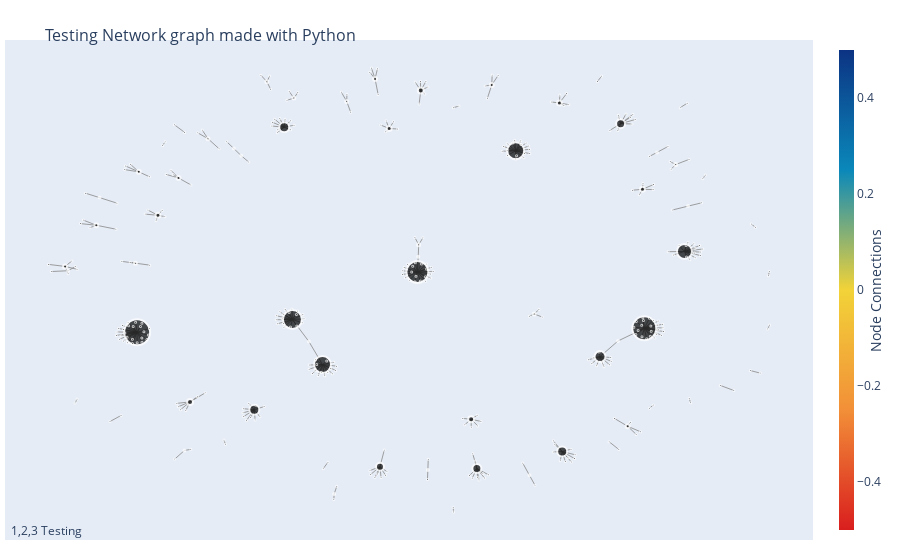

Notebook code cell kept with this figure:
### Markdown cell above
## Full Network by size

### Code cell
G, pos_ = create_graph_nx_class(df_group)
node_adjacencies = nodes_and_edges(G,pos_, 'size')

### Figure 1 — Plotly figure (JSON) as saved in the notebook; plotly's stock layout.template omitted (floating-point values rounded to 4 significant figures; data arrays with more than 128 entries replaced by an {"elided": "..."} marker saying what was removed)
{"data": [{"hoverinfo": "none", "line": {"color": "#888", "width": 0.8}, "mode": "lines", "type": "scatter", "x": {"elided": "1005 float values"}, "y": {"elided": "1005 float values"}}, {"hoverinfo": "text", "marker": {"color": [], "colorbar": {"thickness": 15, "title": {"side": "right", "text": "Node Connections"}, "xanchor": "left"}, "colorscale": [[0, "rgb(12,51,131)"], [0.25, "rgb(10,136,186)"], [0.5, "rgb(242,211,56)"], [0.75, "rgb(242,143,56)"], [1, "rgb(217,30,30)"]], "line": {"width": 2}, "reversescale": true, "showscale": true, "size": {"elided": "396 int values"}}, "mode": "markers", "text": {"elided": "396 str values"}, "type": "scatter", "x": {"elided": "396 float values"}, "y": {"elided": "396 float values"}}], "layout": {"annotations": [{"showarrow": false, "text": "1,2,3 Testing", "x": 0.005, "xref": "paper", "y": -0.002, "yref": "paper"}], "hovermode": "closest", "margin": {"b": 20, "l": 5, "r": 5, "t": 40}, "showlegend": false, "title": {"font": {"size": 16}, "text": "<br>Testing Network graph made with Python"}, "xaxis": {"showgrid": false, "showticklabels": false, "zeroline": false}, "yaxis": {"showgrid": false, "showticklabels": false, "zeroline": false}}}
